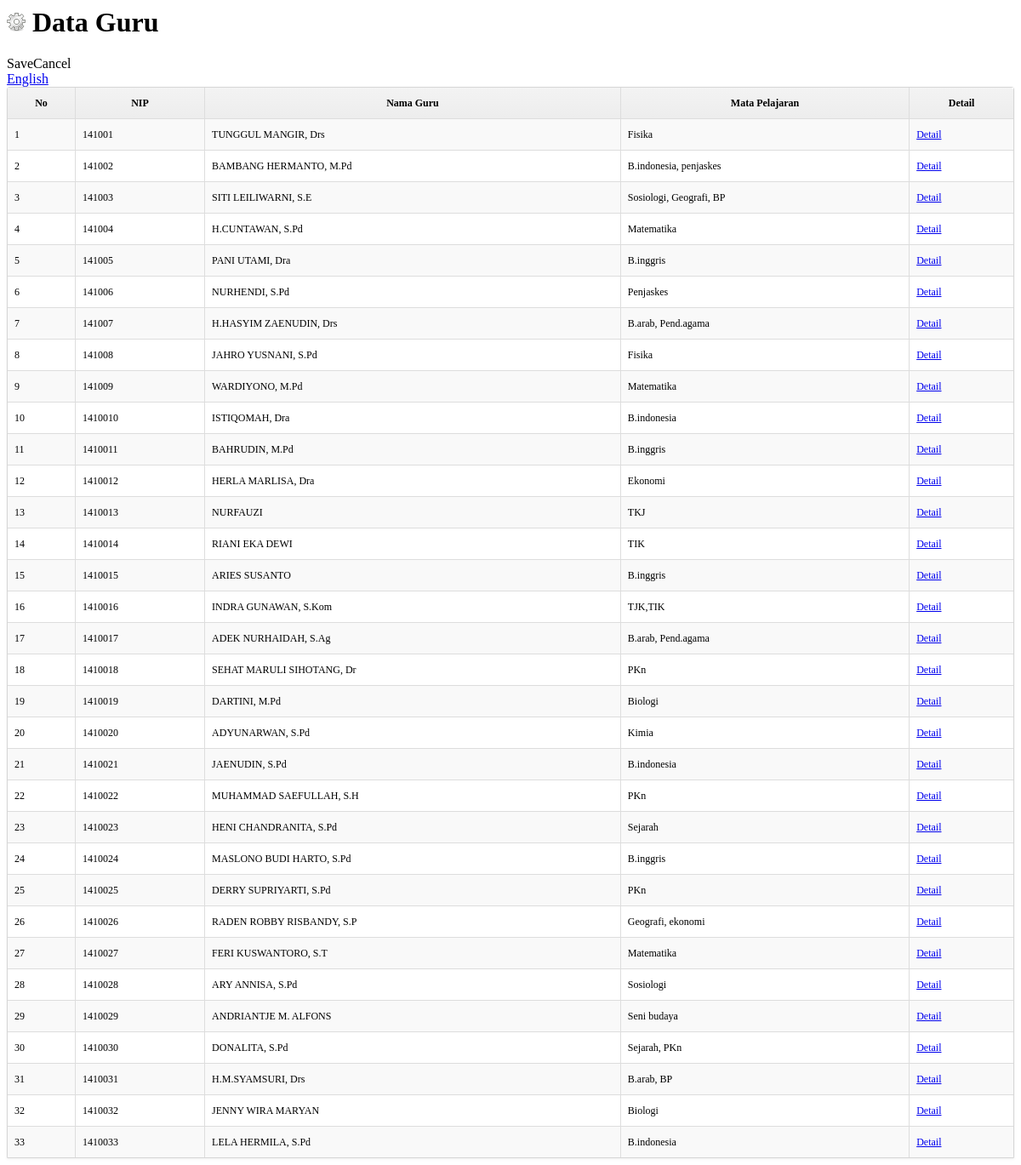
Page /siswa/guru/dataGuru.php on the committed database.
### tables this page shows
CREATE TABLE IF NOT EXISTS `guru` (
  `id_guru` int(11) NOT NULL AUTO_INCREMENT,
  `nip` varchar(15) NOT NULL,
  `nama_guru` varchar(25) NOT NULL,
  `mata_pelajaran` text NOT NULL,
  `password` varchar(15) NOT NULL,
  `foto` varchar(50) NOT NULL,
  PRIMARY KEY (`id_guru`)
);

### siswa/guru/dataGuru.php (the view, shortened to what this page needs)
<link href="./../css/dataTables.css" rel="stylesheet">
<div class="heading">
      <h1><img src="../image/product.png" alt="" /> Data Guru</h1>
      <div class="buttons"><a  class="button" id="save">Save</a><a  class="button" id="cancel">Cancel</a></div>
    </div>
     <div class="content">
<div id="tab-general">
          <div id="languages" class="htabs">
                        <a href="#" title="English" /> English</a>
                      </div>
                    <div id="language1">
                   <div id="container">
			<div class="box">
            	<div class="box-content nopadding">
					<table id="dt-example" cellpadding="0" cellspacing="0" border="0" class="table-dt table-striped-dt table-bordered-dt dataTable" >
						<thead>
							<tr>
								<th>No</th>
								<th>NIP</th>
								<th>Nama Guru</th>
                                <th>Mata Pelajaran</th>
                                <th>Detail</th>
							</tr>
						</thead>
						<tbody>
                        <?php
						$no=1;
						$q=mysql_query("select * from guru");
						while($data=mysql_fetch_array($q)){
						?>
							<tr class="gradeX">
								<td><?php echo $no; ?></td>
								<td>
									<?php echo $data[1]?>
									</td>
								<td><?php echo $data[2]?></td>
                                <td><?php echo $data[3]?></td>
                                <td><a href="admin.php?page=guru/detailguru&id=<?php echo $data[0]?>">Detail </a></td>
							</tr>
                            <?php $no++;}?>
						</tbody>
					</table>
				</div>
			</div>
		</div>
          </div>
                  </div>
                  </div>

### css/dataTables.css (style rules this page uses)
.table-dt { width: 100%; margin-bottom: 0px; font-size: 12px; }
.table-dt th, .table-dt td { padding: 8px; line-height: 20px; text-align: left; vertical-align: top; border-top: 1px solid #dddddd; }
.table-dt th { font-weight: bold; }
.table-dt thead th { vertical-align: bottom; }
.table-dt caption + thead tr:first-child th, .table-dt caption + thead tr:first-child td, .table-dt colgroup + thead tr:first-child th, .table-dt colgroup + thead tr:first-child td, .table-dt thead:first-child tr:first-child th, .table-dt thead:first-child tr:first-child td { border-top: 0; }
.table-striped-dt tbody > tr:nth-child(odd) > td, .table-striped-dt tbody > tr:nth-child(odd) > th { background-color: #f9f9f9; }
.table-bordered-dt { border: 1px solid #dddddd; border-collapse: separate; *border-collapse: collapse; border-left: 0; -webkit-border-radius: 0px; -moz-border-radius: 0px; border-radius: 0px; }
.table-bordered-dt th, .table-bordered-dt td { border-left: 1px solid #dddddd; }
.table-bordered-dt th:first-child, .table-bordered-dt td:first-child { border-left: 0px; }
.table-bordered-dt caption + thead tr:first-child th, .table-bordered-dt caption + tbody tr:first-child th, .table-bordered-dt caption + tbody tr:first-child td, .table-bordered-dt colgroup + thead tr:first-child th, .table-bordered-dt colgroup + tbody tr:first-child th, .table-bordered-dt colgroup + tbody tr:first-child td, .table-bordered-dt thead:first-child tr:first-child th, .table-bordered-dt tbody:first-child tr:first-child th, .table-bordered-dt tbody:first-child tr:first-child td { border-top: 0; }
.table-bordered-dt thead:first-child tr:first-child > th:first-child, .table-bordered-dt tbody:first-child tr:first-child > td:first-child, .table-bordered-dt tbody:first-child tr:first-child > th:first-child { -webkit-border-top-left-radius: 0px; border-top-left-radius: 0px; -moz-border-radius-topleft: 0px; }
.table-bordered-dt thead:first-child tr:first-child > th:last-child, .table-bordered-dt tbody:first-child tr:first-child > td:last-child, .table-bordered-dt tbody:first-child tr:first-child > th:last-child { -webkit-border-top-right-radius: 4px; border-top-right-radius: 4px; -moz-border-radius-topright: 4px; }
.table-bordered-dt thead:last-child tr:last-child > th:first-child, .table-bordered-dt tbody:last-child tr:last-child > td:first-child, .table-bordered-dt tbody:last-child tr:last-child > th:first-child, .table-bordered-dt tfoot:last-child tr:last-child > td:first-child, .table-bordered-dt tfoot:last-child tr:last-child > th:first-child { -webkit-border-bottom-left-radius: 4px; border-bottom-left-radius: 4px; -moz-border-radius-bottomleft: 4px; }
.table-bordered-dt thead:last-child tr:last-child > th:last-child, .table-bordered-dt tbody:last-child tr:last-child > td:last-child, .table-bordered-dt tbody:last-child tr:last-child > th:last-child, .table-bordered-dt tfoot:last-child tr:last-child > td:last-child, .table-bordered-dt tfoot:last-child tr:last-child > th:last-child { -webkit-border-bottom-right-radius: 4px; border-bottom-right-radius: 4px; -moz-border-radius-bottomright: 4px; }
.box { border: 1px solid #d6d6d6; box-shadow: 0 1px 3px rgba(100,100,100,0.1); border-radius: 3px 3px 0 0; overflow: visible; position: relative; }
.box-content, .box-content.collapse.in { background-color: #ffffff; padding: 0px; }
table th { background-color: #f2f2f2; background-image: -moz-linear-gradient(top, #f3f3f3, #ededed); background-image: -ms-linear-gradient(top, #f3f3f3, #ededed); background-image: -webkit-gradient(linear, 0 0, 0 100%, from(#f3f3f3), to(#ededed)); background-image: -webkit-linear-gradient(top, #f3f3f3, #ededed); background-image: -o-linear-gradient(top, #f3f3f3, #ededed); background-image: linear-gradient(top, #f3f3f3, #ededed); text-align: center !important; }
.nopadding .table-bordered-dt { border: 0; }

### rows in the picture
guru: nip "141001", nama_guru "TUNGGUL MANGIR, Drs", mata_pelajaran "Fisika"
guru: nip "141002", nama_guru "BAMBANG HERMANTO, M.Pd", mata_pelajaran "B.indonesia, penjaskes"
guru: nip "141003", nama_guru "SITI LEILIWARNI, S.E", mata_pelajaran "Sosiologi, Geografi, BP"
guru: nip "141004", nama_guru "H.CUNTAWAN, S.Pd", mata_pelajaran "Matematika"
guru: nip "141005", nama_guru "PANI UTAMI, Dra", mata_pelajaran "B.inggris"
guru: nip "141006", nama_guru "NURHENDI, S.Pd", mata_pelajaran "Penjaskes"
guru: nip "141007", nama_guru "H.HASYIM ZAENUDIN, Drs", mata_pelajaran "B.arab, Pend.agama"
guru: nip "141008", nama_guru "JAHRO YUSNANI, S.Pd", mata_pelajaran "Fisika"
guru: nip "141009", nama_guru "WARDIYONO, M.Pd", mata_pelajaran "Matematika"
guru: nip "1410010", nama_guru "ISTIQOMAH, Dra", mata_pelajaran "B.indonesia"
guru: nip "1410011", nama_guru "BAHRUDIN, M.Pd", mata_pelajaran "B.inggris"
guru: nip "1410012", nama_guru "HERLA MARLISA, Dra", mata_pelajaran "Ekonomi"
guru: nip "1410013", nama_guru "NURFAUZI", mata_pelajaran "TKJ"
guru: nip "1410014", nama_guru "RIANI EKA DEWI", mata_pelajaran "TIK"
guru: nip "1410015", nama_guru "ARIES SUSANTO", mata_pelajaran "B.inggris"
guru: nip "1410016", nama_guru "INDRA GUNAWAN, S.Kom", mata_pelajaran "TJK,TIK"
guru: nip "1410017", nama_guru "ADEK NURHAIDAH, S.Ag", mata_pelajaran "B.arab, Pend.agama"
guru: nip "1410018", nama_guru "SEHAT MARULI SIHOTANG, Dr", mata_pelajaran "PKn"
guru: nip "1410019", nama_guru "DARTINI, M.Pd", mata_pelajaran "Biologi"
guru: nip "1410020", nama_guru "ADYUNARWAN, S.Pd", mata_pelajaran "Kimia"
guru: nip "1410021", nama_guru "JAENUDIN, S.Pd", mata_pelajaran "B.indonesia"
guru: nip "1410022", nama_guru "MUHAMMAD SAEFULLAH, S.H", mata_pelajaran "PKn"
guru: nip "1410023", nama_guru "HENI CHANDRANITA, S.Pd", mata_pelajaran "Sejarah"
guru: nip "1410024", nama_guru "MASLONO BUDI HARTO, S.Pd", mata_pelajaran "B.inggris"
guru: nip "1410025", nama_guru "DERRY SUPRIYARTI, S.Pd", mata_pelajaran "PKn"
guru: nip "1410026", nama_guru "RADEN ROBBY RISBANDY, S.P", mata_pelajaran "Geografi, ekonomi"
guru: nip "1410027", nama_guru "FERI KUSWANTORO, S.T", mata_pelajaran "Matematika"
guru: nip "1410028", nama_guru "ARY ANNISA, S.Pd", mata_pelajaran "Sosiologi"
guru: nip "1410029", nama_guru "ANDRIANTJE M. ALFONS", mata_pelajaran "Seni budaya"
guru: nip "1410030", nama_guru "DONALITA, S.Pd", mata_pelajaran "Sejarah, PKn"
guru: nip "1410031", nama_guru "H.M.SYAMSURI, Drs", mata_pelajaran "B.arab, BP"
guru: nip "1410032", nama_guru "JENNY WIRA MARYAN", mata_pelajaran "Biologi"
guru: nip "1410033", nama_guru "LELA HERMILA, S.Pd", mata_pelajaran "B.indonesia"
